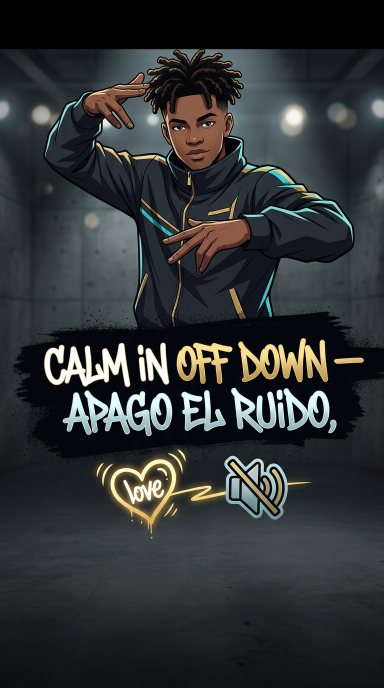
#> input picture productions/calm-in-off-down/fonds/scene-01-ancre.png, 768 x 1376 px (shown at 1/2 size)
$ python -i render_lyric_video.py   (imports and definitions only)
#> lines starting #> are read from the running program, lines starting #| are printed output that depends on the picture
#> further down, picture is the input picture: PIL image 768x1376 RGB; mean R, G, B 48.2, 51.8, 52.4
#!/usr/bin/env python3
# -*- coding: utf-8 -*-
"""
render_lyric_video.py — « Calm in off down » (Daïsky) · 1080x1920 @ 30 fps
Moteur v6.0 « WTBW Salut & Stickers Doux — Ça bouge, sans voiler la parole »
Mode Hybride Bilingue demandé par l'artiste :
- Paroles originales (anglais + espagnol + signature WTBW) PEINTES DANS L'IMAGE en style graffiti ordonné (y 650->1040)
  avec stickers « loves » (cœurs graffiti) dans y 1100->1280.
- Traduction en français DÉFILANTE mot à mot dans la bande basse sécurisée (y 1350->1505, centrée <= 700 px)
  uniquement sur les passages non français, avec mot actif mis en avant (or chaud #FFDC73 + halo 3 px).
- Accueil (0,00 -> 9,94 s) et Finale (183,61 -> 188,61 s) en mode WTBW Salut + 3 stickers vectoriels doux
  (LIKE LA VIDÉO, CLIQUE SUR + POUR T'ABONNER, COMMENTE SI TU AIMES !), sans système de code.
"""
import argparse, json, math, os, subprocess, sys
from PIL import Image, ImageDraw, ImageEnhance, ImageFilter, ImageFont

RAC = os.path.dirname(os.path.abspath(__file__))
W, H, FPS = 1080, 1920, 30
FONT = os.path.join(RAC, "fonts")
FONDS = os.path.join(RAC, "fonds")
OUT = os.path.join(RAC, "livrables")
BADGE_ALPHA = 0.72            # <= 75 % (§7.4)
FADE = 0.35                   # fondu inter-plans / état éteint / entrée-sortie clochettes (§5.3-5.4, §6)
BELL = 4.0                    # période de la séquence clochette (§6)
SONG_END = 183.61             # durée décodée mesurée (§5.6 / §11)
CARD_END = SONG_END + 5.0     # carte finale = 5,00 s après la fin de la chanson (§7.3)
FLAG = False                  # aucun drapeau (§3 / §14)

def ffmpeg():
    import imageio_ffmpeg
    return imageio_ffmpeg.get_ffmpeg_exe()

def fnt(name, size):
    return ImageFont.truetype(os.path.join(FONT, "Montserrat-%s.ttf" % name), size)

SC = 1.10   # §5.1 : source surdimensionnée de 10 % (LANCZOS une seule fois par plan),
            # le travelling est une fenêtre qui glisse -> aucun resize par frame, zéro ghosting.

# [11 lines left out: functions prep, slide, not called in this run]

def dim(im):
    """État éteint d'un vers déjà lu (§5.4) : assombrit la zone centrale des paroles peintes tout en gardant le décor vivant."""
    dark_center = ImageEnhance.Brightness(im).enhance(0.38).filter(ImageFilter.GaussianBlur(3))
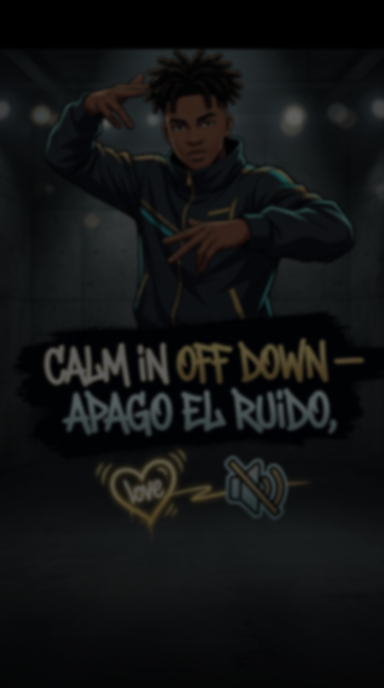
#> dark_center: PIL image 768x1376 RGB (shown at 1/2 size); mean R, G, B 17.9, 19.2, 19.4
    outer_alive = ImageEnhance.Brightness(im).enhance(0.78).filter(ImageFilter.GaussianBlur(1))
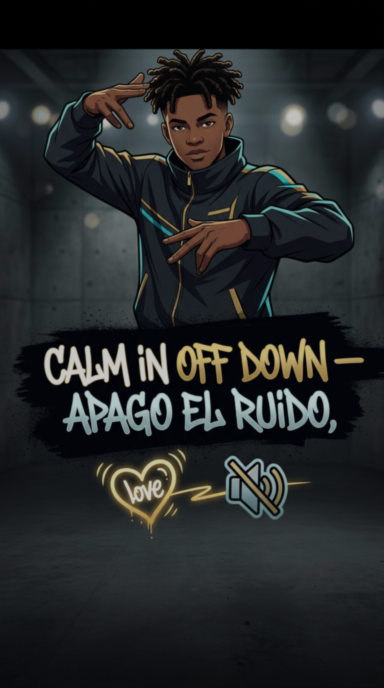
#> outer_alive: PIL image 768x1376 RGB (shown at 1/2 size); mean R, G, B 37, 39.8, 40.2
    mask = Image.new("L", im.size, 0)
#> mask: PIL image 768x1376 L; every value is 0
    dm = ImageDraw.Draw(mask)
    y0 = int(im.height * (600.0 / 1920.0))
#> y0 = 430
    y1 = int(im.height * (1350.0 / 1920.0))
#> y1 = 967
    dm.rectangle([0, y0, im.width, y1], fill=255)
    mask = mask.filter(ImageFilter.GaussianBlur(36))
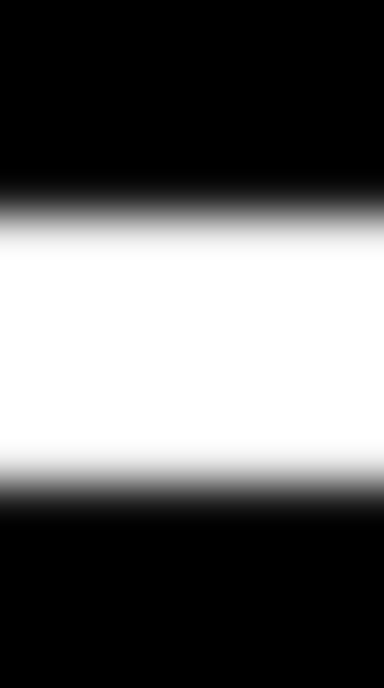
#> mask: PIL image 768x1376 L (shown at 1/2 size); min 0, max 255, mean 99.7
    return Image.composite(dark_center, outer_alive, mask)
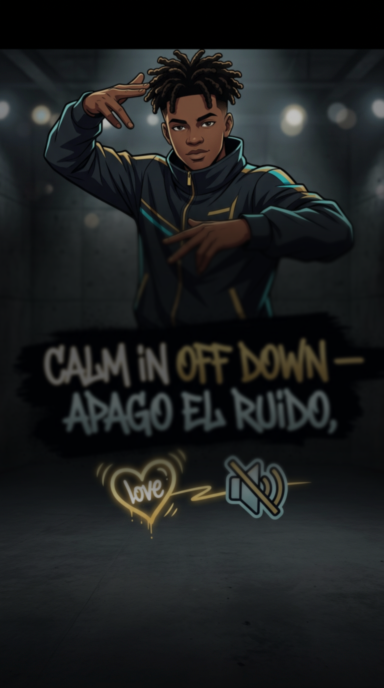
#> returned value: PIL image 768x1376 RGB (shown at 1/2 size); mean R, G, B 28.4, 30.6, 31

# [619 lines left out: functions fit_font, wrap_words, render_fr_translation, make_sticker_icons, prepare_card_bg, render_wtbw_card and 5 more, not called in this run]

# [2 lines not run here, left out]

>>> from PIL import Image
>>> picture = Image.open('fonds/scene-01-ancre.png')
>>> result = dim(picture)

$ run again, on productions/calm-in-off-down/fonds/scene-03.png
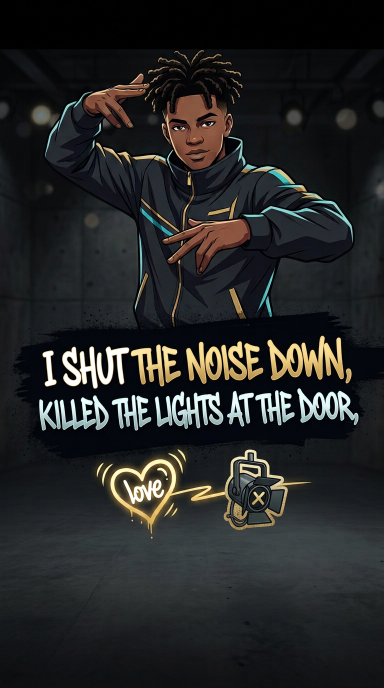
#> input picture productions/calm-in-off-down/fonds/scene-03.png, 768 x 1376 px (shown at 1/2 size)
#> picture is the input picture: PIL image 768x1376 RGB; mean R, G, B 37.4, 38.3, 38.2
#> in dim, `dark_center = ImageEnhance.Brightness(im).enhance(0.38).filter(ImageFi..`:
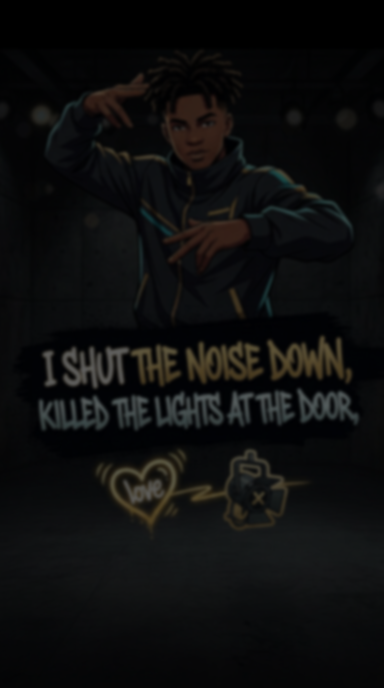
#> dark_center: PIL image 768x1376 RGB (shown at 1/2 size); mean R, G, B 13.7, 14.1, 14.1
#> in dim, `return Image.composite(dark_center, outer_alive, mask)`:
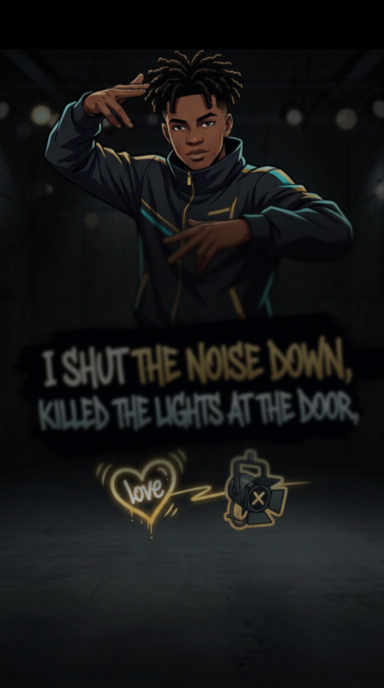
#> returned value: PIL image 768x1376 RGB (shown at 1/2 size); mean R, G, B 21.4, 21.9, 22

$ run again, on productions/calm-in-off-down/fonds/scene-08.png
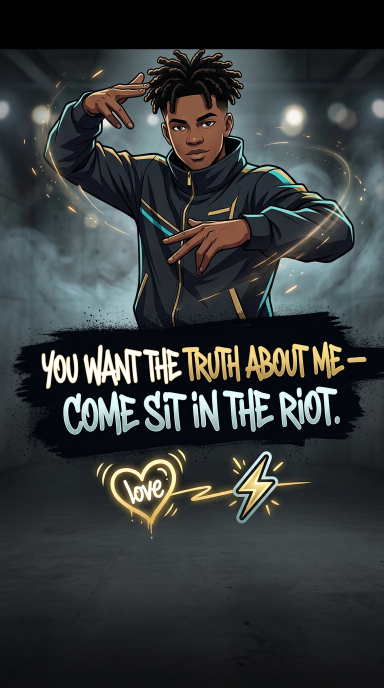
#> input picture productions/calm-in-off-down/fonds/scene-08.png, 768 x 1376 px (shown at 1/2 size)
#> picture is the input picture: PIL image 768x1376 RGB; mean R, G, B 53.3, 57.6, 58
#> in dim, `dark_center = ImageEnhance.Brightness(im).enhance(0.38).filter(ImageFi..`:
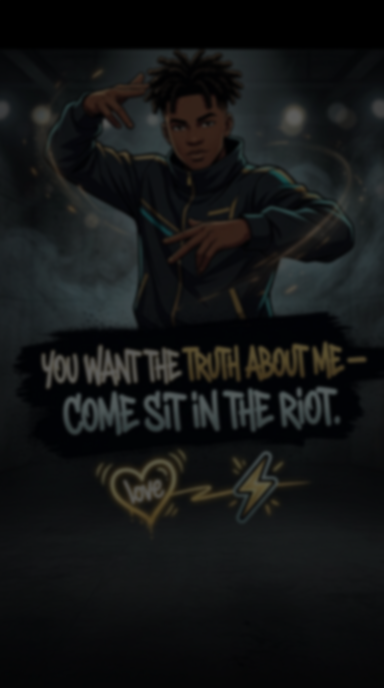
#> dark_center: PIL image 768x1376 RGB (shown at 1/2 size); mean R, G, B 19.8, 21.4, 21.6
#> in dim, `return Image.composite(dark_center, outer_alive, mask)`:
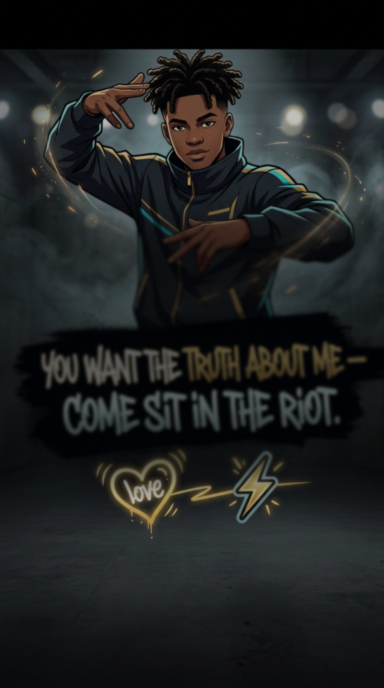
#> returned value: PIL image 768x1376 RGB (shown at 1/2 size); mean R, G, B 30.8, 33.2, 33.5
